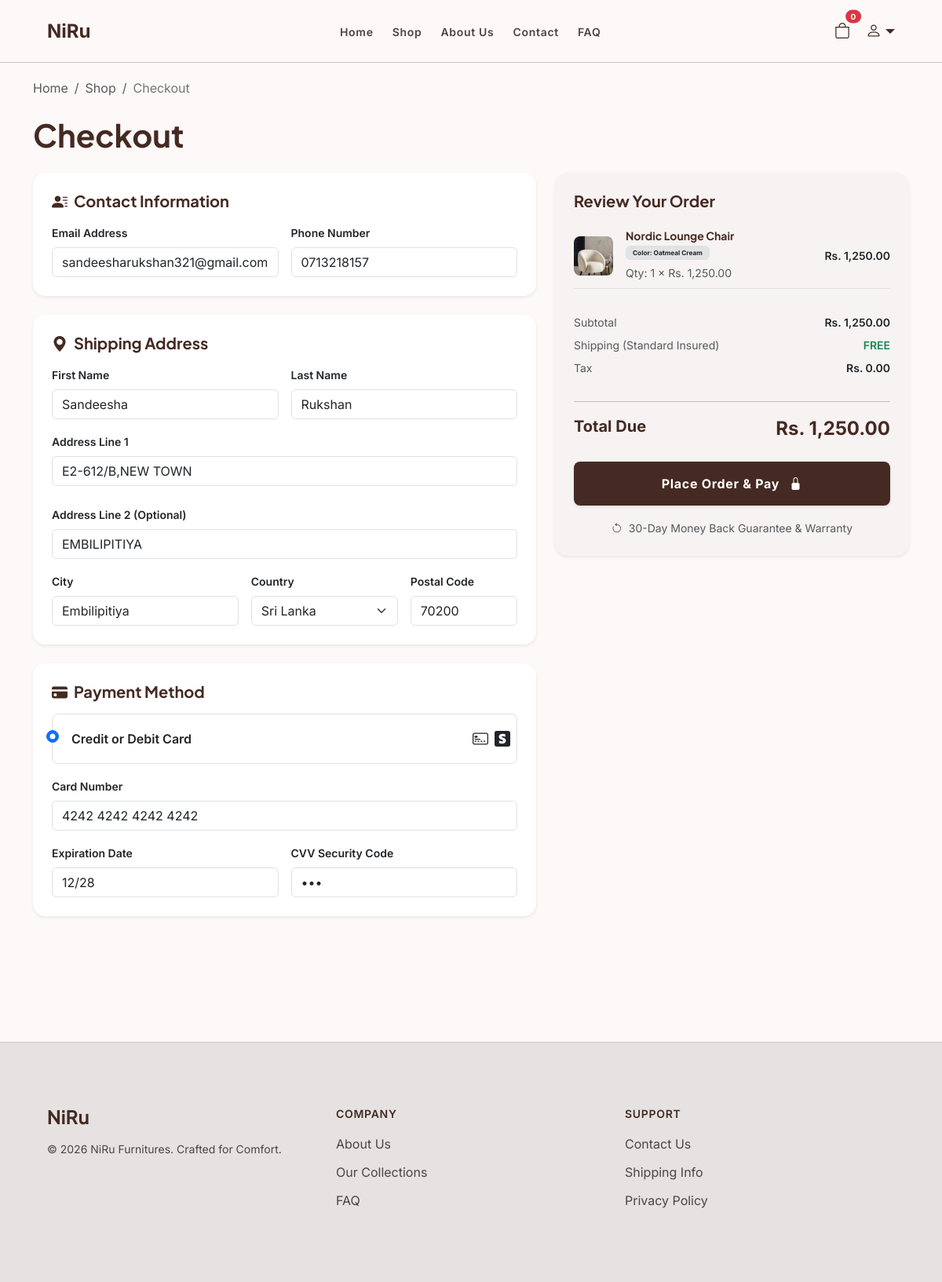
The app's page /checkout.php?id=1 (signed in) with its own data.
### tables this page shows
CREATE TABLE IF NOT EXISTS `user` (
  `user_id` bigint unsigned NOT NULL AUTO_INCREMENT,
  `first_name` varchar(100) NOT NULL,
  `last_name` varchar(100) NOT NULL,
  `email` varchar(191) NOT NULL,
  `phone` varchar(30) DEFAULT NULL,
  `address_line1` varchar(255) DEFAULT NULL,
  `address_line2` varchar(255) DEFAULT NULL,
  `city` varchar(100) DEFAULT NULL,
  `postal_code` varchar(20) DEFAULT NULL,
  `password_hash` varchar(255) NOT NULL,
  `role_id` int unsigned NOT NULL DEFAULT '2',
  `status_id` int unsigned NOT NULL DEFAULT '1',
  `created_at` datetime NOT NULL DEFAULT CURRENT_TIMESTAMP,
  `updated_at` datetime NOT NULL DEFAULT CURRENT_TIMESTAMP ON UPDATE CURRENT_TIMESTAMP,
  PRIMARY KEY (`user_id`),
  UNIQUE KEY `uq_user_email` (`email`),
  KEY `fk_user_role` (`role_id`),
  KEY `fk_user_status` (`status_id`)
);

CREATE TABLE IF NOT EXISTS `products` (
  `product_id` bigint unsigned NOT NULL AUTO_INCREMENT,
  `category_id` bigint unsigned NOT NULL,
  `name` varchar(180) NOT NULL,
  `description` text,
  `price` decimal(12,2) NOT NULL DEFAULT '0.00',
  `featured` tinyint(1) NOT NULL DEFAULT '0',
  `status_id` int unsigned NOT NULL DEFAULT '4',
  `created_at` datetime NOT NULL DEFAULT CURRENT_TIMESTAMP,
  `updated_at` datetime NOT NULL DEFAULT CURRENT_TIMESTAMP ON UPDATE CURRENT_TIMESTAMP,
  PRIMARY KEY (`product_id`),
  KEY `fk_products_category` (`category_id`),
  KEY `fk_products_status` (`status_id`),
  CONSTRAINT `fk_products_category` FOREIGN KEY (`category_id`) REFERENCES `categories` (`category_id`) ON UPDATE CASCADE
);

### connection.php (called while the page is built, shortened)
<?php
class Database
{
    public static $connection;
    public static function setUpConnection()
    {
        if (!isset(Database::$connection)) {
            Database::$connection = new mysqli(
                "localhost",
                "root",
                "Rukshan123",
                "niru_furniture",
                3306
            );
        }
    }
    public static function search($q)
    {
        $result = Database::$connection->query($q);
        return $result;
    }
}
?>

### checkout.php (the view, shortened to what this page needs)
<?php
require_once 'connection.php';
$user_session = $_SESSION['u'];
$user_id      = (int)$user_session['user_id'];
$email        = $user_session['email'];
$product_id = (int)($_GET["id"] ?? 0);
$qty        = max(1, (int)($_GET["qty"] ?? 1));
$color      = htmlspecialchars(trim($_GET["color"] ?? 'Oatmeal Cream'));
$checkout_items = [];
$subtotal = 0.00;
if ($product_id > 0) {
    $product_rs = Database::search("SELECT * FROM `products` WHERE `product_id` = '$product_id' AND `status_id` = 1");
    $product = $product_rs->fetch_assoc();
    $img_rs = Database::search("SELECT `image_path` FROM `product_images` WHERE `product_id` = '$product_id' ORDER BY `is_primary` DESC, `sort_order` ASC LIMIT 1");
    $img_data = $img_rs->fetch_assoc();
    $img_src = (!empty($img_data["image_path"])) ? $img_data["image_path"] : "Images/products/nordic_lounge.png";
    $price = (float)$product["price"];
    $line = $price * $qty;
    $subtotal += $line;
    $checkout_items[] = [
        'name'       => $product['name'],
        'price'      => $price,
        'qty'        => $qty,
        'color'      => $color,
        'line_total' => $line,
        'image'      => $img_src
    ];
}
$tax = 0.00;
$total = $subtotal + $tax;
$user_rs = Database::search("SELECT * FROM `user` WHERE `user_id` = '$user_id'");
$user_data = ($user_rs->num_rows > 0) ? $user_rs->fetch_assoc() : $user_session;
?>
<?php
include 'header.php';
?>
  <main style="padding-top: 100px; padding-bottom: 80px;">
    <div class="container-xl">
      <nav aria-label="breadcrumb" class="mb-4">
        <ol class="breadcrumb">
          <li class="breadcrumb-item"><a href="index.php" class="text-decoration-none text-muted">Home</a></li>
          <li class="breadcrumb-item"><a href="shop.php" class="text-decoration-none text-muted">Shop</a></li>
          <li class="breadcrumb-item active" aria-current="page">Checkout</li>
        </ol>
      </nav>
      <h1 class="display-6 fw-bold mb-4" style="color: var(--niru-primary);">Checkout</h1>
      <form onsubmit="event.preventDefault();">
        <div class="row g-4">
          <div class="col-12 col-lg-7">
            <div class="card border-0 shadow-sm rounded-4 p-4 mb-4">
              <h5 class="fw-bold mb-3" style="color: var(--niru-primary);"><i class="bi bi-person-lines-fill me-2"></i>Contact Information</h5>
              <div class="row g-3">
                <div class="col-12 col-md-6">
                  <label class="form-label small fw-semibold">Email Address</label>
                  <input id="email" type="email" class="form-control" name="email" value="<?php echo htmlspecialchars($user_data['email'] ?? $email); ?>" readonly>
                </div>
                <div class="col-12 col-md-6">
                  <label class="form-label small fw-semibold">Phone Number</label>
                  <input id="mobile" type="tel" class="form-control" name="mobile" value="<?php echo htmlspecialchars($user_data['phone'] ?? ''); ?>" placeholder="071 2345678" required>
                </div>
              </div>
            </div>
            <div class="card border-0 shadow-sm rounded-4 p-4 mb-4">
              <h5 class="fw-bold mb-3" style="color: var(--niru-primary);"><i class="bi bi-geo-alt-fill me-2"></i>Shipping Address</h5>
              <div class="row g-3">
                <div class="col-12 col-md-6">
                  <label class="form-label small fw-semibold">First Name</label>
                  <input id="fname" type="text" class="form-control" name="fname" value="<?php echo htmlspecialchars($user_data['first_name'] ?? ''); ?>" required>
                </div>
                <div class="col-12 col-md-6">
                  <label class="form-label small fw-semibold">Last Name</label>
                  <input id="lname" type="text" class="form-control" name="lname" value="<?php echo htmlspecialchars($user_data['last_name'] ?? ''); ?>" required>
                </div>
                <div class="col-12">
                  <label class="form-label small fw-semibold">Address Line 1</label>
                  <input id="line1" type="text" class="form-control mb-2" name="line1" placeholder="Street address, house number" value="<?php echo htmlspecialchars($user_data['address_line1'] ?? ''); ?>" required>
                </div>
                <div class="col-12">
                  <label class="form-label small fw-semibold">Address Line 2 (Optional)</label>
                  <input id="line2" type="text" class="form-control" name="line2" placeholder="Apartment, suite, unit, floor" value="<?php echo htmlspecialchars($user_data['address_line2'] ?? ''); ?>">
                </div>
                <div class="col-12 col-md-5">
                  <label class="form-label small fw-semibold">City</label>
                  <input id="city" type="text" class="form-control" name="city" value="<?php echo htmlspecialchars($user_data['city'] ?? ''); ?>" required>
                </div>
                <div class="col-12 col-md-4">
                  <label class="form-label small fw-semibold">Country</label>
                  <select id="country" class="form-select" name="country">
                    <option selected>Sri Lanka</option>
                  </select>
                </div>
                <div class="col-12 col-md-3">
                  <label class="form-label small fw-semibold">Postal Code</label>
                  <input id="pcode" type="text" class="form-control" name="postal_code" value="<?php echo htmlspecialchars($user_data['postal_code'] ?? ''); ?>" required>
                </div>
              </div>
            </div>
            <div class="card border-0 shadow-sm rounded-4 p-4">
              <h5 class="fw-bold mb-3" style="color: var(--niru-primary);"><i class="bi bi-credit-card-fill me-2"></i>Payment Method</h5>
              <div class="form-check p-3 rounded-3 border mb-3">
                <input class="form-check-input" type="radio" name="paymentOption" id="cardPay" checked>
                <label class="form-check-label d-flex justify-content-between align-items-center w-100 fw-semibold ms-2" for="cardPay">
                  <span>Credit or Debit Card</span>
                  <div><i class="bi bi-credit-card-2-front fs-5 me-2"></i><i class="bi bi-stripe fs-5"></i></div>
                </label>
              </div>
              <div class="row g-3">
                <div class="col-12">
                  <label class="form-label small fw-semibold">Card Number</label>
                  <input id="cardNumber" type="text" class="form-control" placeholder="4242 •••• •••• 4242" value="4242 4242 4242 4242" required>
                </div>
                <div class="col-12 col-md-6">
                  <label class="form-label small fw-semibold">Expiration Date</label>
                  <input id="expDate" type="text" class="form-control" placeholder="MM/YY" value="12/28" required>
                </div>
                <div class="col-12 col-md-6">
                  <label class="form-label small fw-semibold">CVV Security Code</label>
                  <input id="cvv" type="password" class="form-control" placeholder="123" value="123" maxlength="4" required>
                </div>
              </div>
            </div>
          </div>
          <div class="col-12 col-lg-5">
            <div class="card border-0 shadow-sm rounded-4 p-4 sticky-top" style="top: 100px; background-color: var(--niru-bg-alt);">
              <h5 class="fw-bold mb-4" style="color: var(--niru-primary);">Review Your Order</h5>
              <div class="order-items-list mb-3" style="max-height: 280px; overflow-y: auto;">
                <?php foreach ($checkout_items as $item) { ?>
                  <div class="d-flex align-items-center justify-content-between mb-3 pb-2 border-bottom">
                    <div class="d-flex align-items-center gap-3">
                      <img src="<?php echo htmlspecialchars($item['image']); ?>" alt="<?php echo htmlspecialchars($item['name']); ?>" class="rounded-3" style="width: 50px; height: 50px; object-fit: cover; background: #fff;">
                      <div>
                        <h6 class="mb-0 fw-bold small"><?php echo htmlspecialchars($item["name"]); ?></h6>
                        <?php if (!empty($item['color'])) { ?>
                          <div style="font-size: 11px;"><span class="badge bg-secondary-subtle text-dark border px-2 py-1 my-1">Color: <?php echo htmlspecialchars($item['color']); ?></span></div>
                        <?php } ?>
                        <small class="text-muted">Qty: <?php echo $item['qty']; ?> &times; Rs. <?php echo number_format($item['price'], 2); ?></small>
                      </div>
                    </div>
                    <span class="fw-semibold small">Rs. <?php echo number_format($item['line_total'], 2); ?></span>
                  </div>
                <?php } ?>
              </div>
              <div class="d-flex justify-content-between mb-2">
                <span class="text-muted small">Subtotal</span>
                <span class="fw-semibold small">Rs. <?php echo number_format($subtotal, 2); ?></span>
              </div>
              <div class="d-flex justify-content-between mb-2">
                <span class="text-muted small">Shipping (Standard Insured)</span>
                <span class="text-success fw-semibold small">FREE</span>
              </div>
              <div class="d-flex justify-content-between mb-3">
                <span class="text-muted small">Tax</span>
                <span class="fw-semibold small">Rs. <?php echo number_format($tax, 2); ?></span>
              </div>
              <hr class="my-3">
              <div class="d-flex justify-content-between mb-4">
                <span class="fs-5 fw-bold" style="color: var(--niru-primary);">Total Due</span>
                <span class="fs-4 fw-bold" style="color: var(--niru-primary);">Rs. <?php echo number_format($total, 2); ?></span>
              </div>
              <button type="button" onclick="placeOrder();" class="btn btn-niru-primary w-100 py-3 rounded-3 fw-bold fs-6 shadow-sm mb-3">
                Place Order & Pay <i class="bi bi-lock-fill ms-2"></i>
              </button>
              <div class="text-center">
                <small class="text-muted"><i class="bi bi-arrow-counterclockwise me-1"></i> 30-Day Money Back Guarantee & Warranty</small>
              </div>
            </div>
          </div>
        </div>
      </form>
    </div>
  </main>
<?php include 'footer.php'; ?>
</html>

### assets/css/style.css (style rules this page uses)
:root { --niru-primary: #442a22; --niru-secondary: #725a39; --niru-body-text: #504441; --niru-muted-text: #827470; --niru-bg-light: #fcf9f8; --niru-bg-alt: #f6f3f2; --niru-bg-card: #e5e2e1; --niru-border: #d4c3be; --font-heading: 'Plus Jakarta Sans', system-ui, -apple-system, BlinkMacSystemFont, 'Segoe UI', Roboto, Helvetica, Arial, sans-serif; --font-body: 'Inter', system-ui, -apple-system, BlinkMacSystemFont, 'Segoe UI', Roboto, Helvetica, Arial, sans-serif; }
body { font-family: var(--font-body); color: var(--niru-body-text); background-color: var(--niru-bg-light); }
h1, h2, h3, h4, h5, h6, .font-heading { font-family: var(--font-heading); color: var(--niru-primary); }
.btn-niru-primary { background-color: var(--niru-primary); color: #ffffff; font-weight: 600; font-size: 14px; letter-spacing: 0.7px; padding: 14px 40px; border-radius: 8px; border: none; transition: background-color 0.2s ease; }
:root { --niru-primary: #442a22; --niru-secondary: #725a39; --niru-body-text: #504441; --niru-muted-text: #827470; --niru-bg-light: #fcf9f8; --niru-bg-alt: #f6f3f2; --niru-bg-card: #e5e2e1; --niru-bg-eco: #e4e4cc; --niru-border: #d4c3be; --font-heading: 'Plus Jakarta Sans', sans-serif; --font-body: 'Inter', sans-serif; }
.breadcrumb-item a { color: var(--niru-body-text); text-decoration: none; }
.breadcrumb-item.active { color: rgba(27, 28, 28, 0.6); }
html, body { overflow-x: hidden; max-width: 100vw; }

### records on screen
user: email "sandeesharukshan321@gmail.com", mobile "0713218157", fname "Sandeesha", lname "Rukshan", line1 "E2-612/B,NEW TOWN", line2 "EMBILIPITIYA", city "Embilipitiya", postal_code "70200"
products: name "Nordic Lounge Chair", color "Oatmeal Cream", qty "1", price "1,250.00", line_total "1,250.00"

### other values on screen
$cart_count "0"
$subtotal "1,250.00"
$tax "0.00"
$total "1,250.00"
